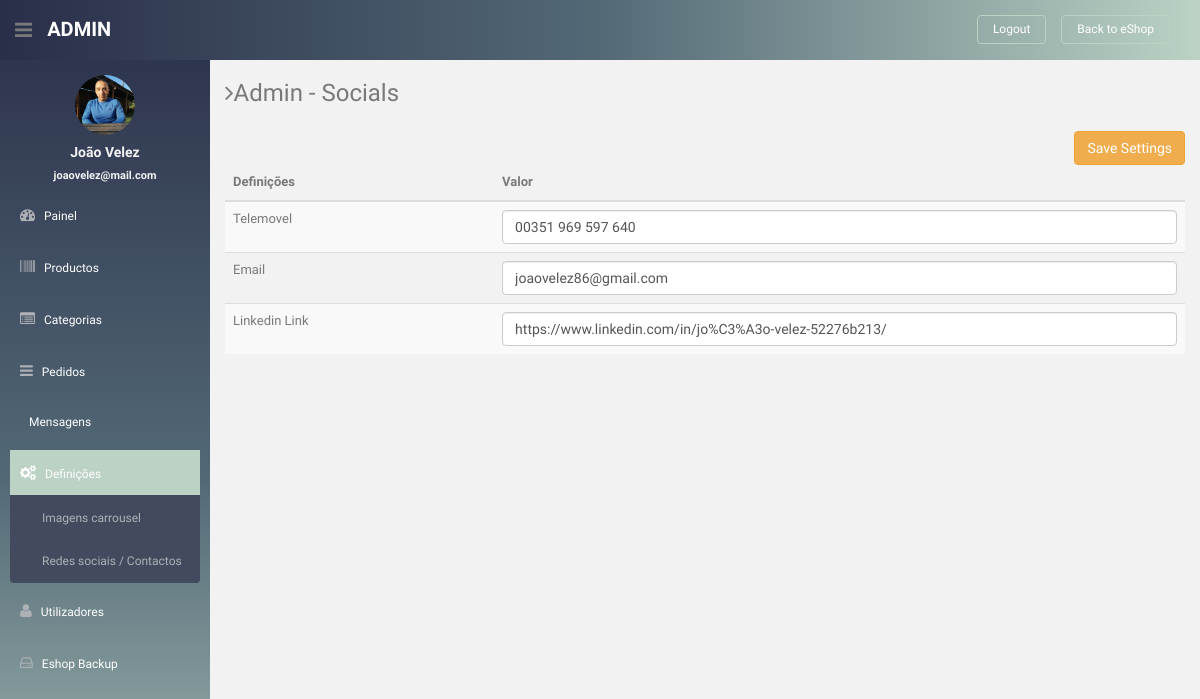
The app's page /admin/settings/socials (signed in) with its own data.
### tables this page shows
CREATE TABLE `users` (
  `id` bigint(20) NOT NULL,
  `url_address` varchar(60) NOT NULL,
  `name` varchar(100) NOT NULL,
  `email` varchar(100) NOT NULL,
  `password` varchar(252) NOT NULL,
  `date` datetime NOT NULL,
  `rank` varchar(8) NOT NULL
);

CREATE TABLE `settings` (
  `id` int(11) NOT NULL,
  `setting` varchar(30) DEFAULT NULL,
  `value` varchar(2048) DEFAULT NULL,
  `type` varchar(20) NOT NULL
);

### app/controllers/admin.php (called while the page is built, shortened)
<?php
class Admin extends Controller
{
	function settings($type = '')
	{
		$User = $this->load_model('User');
		$Settings = new Settings();
		$user_data = $User->check_login(true, ["admin"]);
		if (is_object($user_data)) {
			$data['user_data'] = $user_data;
		}
		if ($type == "socials") {
			$data['settings'] = $Settings->get_all_settings();
		}
		$data['type'] = $type;
		$data['page_title'] = "Admin - $type";
		$data['current_page'] = "settings";
		$this->view("admin/settings", $data);
	}
}

### app/core/app.php (called while the page is built, shortened)
<?php
Class App
{
	protected $method = "index";
	public function __construct()
	{
		$url = $this->parseURL();
		$url[0] = str_replace("-", "_", $url[0]);
		if(file_exists("../app/controllers/" . strtolower($url[0]) . ".php"))
		{
			unset($url[0]);
		}
		$this->controller = new $this->controller;
		if(isset($url[1]))
		{
			$url[1] = strtolower($url[1]);
			if(method_exists($this->controller, $url[1]) && is_callable([$this->controller, $url[1]]))
			{
				$this->method = $url[1];
				unset($url[1]);
			}
		}
		$this->params = (count($url) > 0) ? $url : ["home"];
		call_user_func_array([$this->controller,$this->method], $this->params);
	}
	private function parseURL()
	{
		$url = isset($_GET['url']) ? $_GET['url'] : "home";
		return explode("/", filter_var(trim($url,"/"),FILTER_SANITIZE_URL));
 	}
}

### public/index.php (called while the page is built, shortened)
<?php
$app = new App();

### app/core/database.php (called while the page is built, shortened)
<?php
Class Database
{
	public static $con;
	public function __construct()
	{
		try{
			$string = DB_TYPE . ":host=". DB_HOST .";dbname=". DB_NAME;
			self::$con = new PDO($string,DB_USER,DB_PASS);
		}catch (PDOException $e){
			die($e->getMessage());
		}
	}
	public function read($query,$data = array())
	{
		$stm = self::$con->prepare($query);
		$result = $stm->execute($data);
		if($result){
			$data = $stm->fetchAll(PDO::FETCH_OBJ);
			if(is_array($data) && count($data) > 0)
			{
				return $data;
			}
		}
		return false;
	}
}

### app/models/user.class.php (called while the page is built, shortened)
<?php
class User
{
	public function check_login($redirect = false, $allowed = array())
	{
		$db = Database::getInstance();
		if (count($allowed) > 0) {
			$arr['url'] = isset($_SESSION['user_url']) ? $_SESSION['user_url'] : '';
			$query = "select * from users where url_address = :url limit 1";
			$result = $db->read($query, $arr);
			if (is_array($result)) {
				$result = $result[0];
				if (in_array($result->rank, $allowed)) {
					return $result;
				}
			}
			die;
		}
		return false;
	}
}

### app/core/setting.class.php (called while the page is built, shortened)
<?php
Class Settings
{
	public function get_all_settings()
	{
		$db = Database::newInstance();
		$query = "select * from settings";
		return $db->read($query);
	}
}

### app/views/eshop/admin/settings.php (the view, shortened to what this page needs)
<?php $this->view("admin/sidebar",$data); ?>
<form method="post" enctype="multipart/form-data">
	<table class="table table-striped table-advance table-hover">
		<?php if($type == "socials"):?>
			<thead>
				<tr><th>Definições</th><th>Valor</th></tr>
			</thead>
			<tbody>
				<?php if(isset($settings) && is_array($settings)):?>
					<?php foreach($settings as $setting):?>
						<tr>
							<td><?=ucwords(str_replace("_", " ", $setting->setting))?></td>
							<td>
								<?php if($setting->type == "" || $setting->type == "text"):?>
									<input placeholder="<?=ucwords(str_replace("_", " ", $setting->setting))?>" name="<?=$setting->setting?>" class="form-control" type="text" value="<?=$setting->value?>" />
								<?php elseif($setting->type == "textarea"):?>
									<textarea placeholder="<?=ucwords(str_replace("_", " ", $setting->setting))?>" name="<?=$setting->setting?>" class="form-control" ><?=$setting->value?></textarea>
								<?php endif;?>
							</td>
						</tr>
					<?php endforeach;?>
				<?php endif;?>
			</tbody>
			<input type="submit" value="Save Settings" class="btn btn-warning pull-right" >
		<?php endif;?>
	</table>
</form>

### app/views/eshop/admin/sidebar.php (shortened to what this page needs)
<aside>
    <div id="sidebar" class="nav-collapse " style="background: #BBD2C5;  /* fallback for old browsers */
background: -webkit-linear-gradient(to right, #292E49, #536976, #BBD2C5);  /* Chrome 10-25, Safari 5.1-6 */
background: linear-gradient( #292E49, #536976, #BBD2C5); /* W3C, IE 10+/ Edge, Firefox 16+, Chrome 26+, Opera 12+, Safari 7+ */
">
        <ul class="sidebar-menu" id="nav-accordion">
            <p class="centered"><a href="profile.html"><img src="<?= ASSETS . THEME ?>admin/img/eu.jpg" class="img-circle" width="60"></a></p>
            <h5 class="centered"><?= $data['user_data']->name ?></h5>
            <h5 class="centered" style="font-size: 11px;"><?= $data['user_data']->email ?></h5>
            <li class="sub-menu">
                <a href="javascript:;">
                    <i class="fa fa-dashboard"></i>
                    <span>Painel</span>
                </a>
            </li>
            <li class="sub-menu">
                <a <?= (isset($current_page) && $current_page == "products") ? ' class="active" ' : ''; ?> href="<?= ROOT ?>admin/products">
                    <i class="fa fa-barcode"></i>
                    <span>Productos</span>
                </a>
            </li>
            <li class="sub-menu">
                <a <?= (isset($current_page) && $current_page == "categories") ? ' class="active" ' : ''; ?> href="<?= ROOT ?>admin/categories">
                    <i class="fa fa-list-alt"></i>
                    <span>Categorias</span>
                </a>
            </li>
            <li class="sub-menu">
                <a <?= (isset($current_page) && $current_page == "orders") ? ' class="active" ' : ''; ?> href="<?= ROOT ?>admin/orders">
                    <i class="fa fa-reorder"></i>
                    <span>Pedidos</span>
                </a>
            </li>
            <li class="sub-menu">
                <a <?= (isset($current_page) && $current_page == "messages") ? ' class="active" ' : ''; ?> href="<?= ROOT ?>admin/messages">
                    <span>Mensagens</span>
                </a>
            </li>
            <li class="sub-menu">
                <a <?= (isset($current_page) && $current_page == "settings") ? ' class="active" ' : ''; ?> href="<?= ROOT ?>admin/settings">
                    <i class="fa fa-cogs"></i>
                    <span>Definições</span>
                </a>
                <ul class="sub">
                    <li><a href="<?= ROOT ?>admin/settings/slider_images">Imagens carrousel</a></li>
                </ul>
                <ul class="sub">
                    <li><a href="<?= ROOT ?>admin/settings/socials">Redes sociais / Contactos</a></li>
                </ul>
            </li>
            <li class="sub-menu">
                <a <?= (isset($current_page) && $current_page == "users") ? ' class="active" ' : ''; ?> href="<?= ROOT ?>admin/users">
                    <i class="fa fa-user"></i>
                    <span>Utilizadores</span>
                </a>
            </li>
            <li class="sub-menu">
                <a href="<?= ROOT ?>admin/backup">
                    <i class="fa  fa-hdd-o"></i>
                    <span>Eshop Backup</span>
                </a>
            </li>
        </ul>
    </div>
</aside>
<section id="main-content">
    <section class="wrapper site-min-height">
        <h3><i class="fa fa-angle-right"></i><?= ucwords($data['page_title']) ?></h3>
        <div class="row mt">
            <div class="col-lg-12">

### public/assets/eshop/admin/css/style.css (style rules this page uses)
body { color: #797979; background: #f2f2f2; font-family: 'Ruda', sans-serif; padding: 0px !important; margin: 0px !important; font-size:13px; }
ul li { list-style: none; }
a, a:hover, a:focus { text-decoration: none; outline: none; }
.centered { text-align: center; }
.mt { margin-top: 25px; }
#sidebar { width: 210px; height: 100%; position: fixed; background: #424a5d; }
#sidebar h5 { color: #f2f2f2; font-weight: 700; }
#sidebar ul li { position: relative; }
#sidebar .sub-menu > .sub li { padding-left: 32px; }
#sidebar .sub-menu > .sub li:last-child { padding-bottom: 10px; }
ul.sidebar-menu , ul.sidebar-menu li ul.sub { margin: -2px 0 0; padding: 0; }
ul.sidebar-menu { margin-top: 75px; }
#sidebar > ul > li > ul.sub { display: none; }
#sidebar > ul > li.active > ul.sub, #sidebar > ul > li > ul.sub > li > a { display: block; }
ul.sidebar-menu li ul.sub li { background: #424a5d; margin-bottom: 0; margin-left: 0; margin-right: 0; }
ul.sidebar-menu li ul.sub li:last-child { border-radius: 0 0 4px 4px; -webkit-border-radius: 0 0 4px 4px; }
ul.sidebar-menu li ul.sub li a { font-size: 12px; padding: 6px 0; line-height: 35px; height: 35px; -webkit-transition: all 0.3s ease; -moz-transition: all 0.3s ease; -o-transition: all 0.3s ease; -ms-transition: all 0.3s ease; transition: all 0.3s ease; color: #aeb2b7; }
ul.sidebar-menu li { margin-bottom: 5px; margin-left:10px; margin-right:10px; }
ul.sidebar-menu li.sub-menu { line-height: 15px; }
ul.sidebar-menu li a span { display: inline-block; }
ul.sidebar-menu li a { color: #aeb2b7; text-decoration: none; display: block; padding: 15px 0 15px 10px; font-size: 12px; outline: none; -webkit-transition: all 0.3s ease; -moz-transition: all 0.3s ease; -o-transition: all 0.3s ease; -ms-transition: all 0.3s ease; transition: all 0.3s ease; }
ul.sidebar-menu li a.active, ul.sidebar-menu li a:hover, ul.sidebar-menu li a:focus { background: #BBD2C5; color: #fff; display: block; -webkit-transition: all 0.3s ease; -moz-transition: all 0.3s ease; -o-transition: all 0.3s ease; -ms-transition: all 0.3s ease; transition: all 0.3s ease; }
ul.sidebar-menu li a i { font-size: 15px; padding-right: 6px; }
ul.sidebar-menu li a.active i { color: #fff; }
#main-content { margin-left: 210px; }
.wrapper { display: inline-block; margin-top: 60px; padding-left: 15px; padding-right: 15px; padding-bottom: 15px; padding-top: 0px; width: 100%; }
.site-min-height { min-height: 900px; }

### app/views/eshop/admin/sidebar.php (style rules this page uses)
.sub-menu span { color: white; }

### records on screen
users: name "João Velez", email "joaovelez@mail.com"
settings: setting "Telemovel", telemovel "00351 969 597 640"
settings: setting "Email", email "joaovelez86@gmail.com"
settings: setting "Linkedin Link", linkedin_link "https://www.linkedin.com/in/jo%C3%A3o-velez-52276b213/"

### other values on screen
$data['page_title'] "Admin - Socials"
